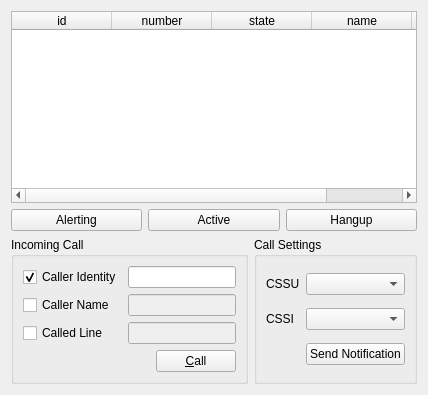
     <widget class="QWidget" name="tab_9">
      <attribute name="title">
       <string>Call</string>
      </attribute>
      <layout class="QVBoxLayout" name="verticalLayout_3">
       <item>
        <widget class="QTableWidget" name="twCallMgt">
         <property name="columnCount">
          <number>5</number>
         </property>
         <attribute name="horizontalHeaderMinimumSectionSize">
          <number>50</number>
         </attribute>
         <attribute name="horizontalHeaderShowSortIndicator" stdset="0">
          <bool>true</bool>
         </attribute>
         <attribute name="verticalHeaderDefaultSectionSize">
          <number>50</number>
         </attribute>
         <column>
          <property name="text">
           <string>id</string>
          </property>
         </column>
         <column>
          <property name="text">
           <string>number</string>
          </property>
         </column>
         <column>
          <property name="text">
           <string>state</string>
          </property>
         </column>
         <column>
          <property name="text">
           <string>name</string>
          </property>
         </column>
         <column>
          <property name="text">
           <string>type</string>
          </property>
         </column>
        </widget>
       </item>
       <item>
        <layout class="QHBoxLayout" name="horizontalLayout_4">
         <item>
          <widget class="QPushButton" name="pbAlerting">
           <property name="text">
            <string>Alerting</string>
           </property>
          </widget>
         </item>
         <item>
          <widget class="QPushButton" name="pbActive">
           <property name="text">
            <string>Active</string>
           </property>
          </widget>
         </item>
         <item>
          <widget class="QPushButton" name="pbHangup">
           <property name="text">
            <string>Hangup</string>
           </property>
          </widget>
         </item>
        </layout>
       </item>
       <item>
        <layout class="QHBoxLayout" name="horizontalLayout_3">
         <item>
          <widget class="QGroupBox" name="gbIncomingCall">
           <property name="title">
            <string>Incoming Call</string>
           </property>
           <layout class="QGridLayout">
            <item row="0" column="0">
             <widget class="QCheckBox" name="cbCaller">
              <property name="text">
               <string>Caller Identity</string>
              </property>
              <property name="checked">
               <bool>true</bool>
              </property>
             </widget>
            </item>
            <item row="0" column="1">
             <widget class="QLineEdit" name="leCaller"/>
            </item>
            <item row="1" column="0">
             <widget class="QCheckBox" name="cbCallerName">
              <property name="text">
               <string>Caller Name</string>
              </property>
             </widget>
            </item>
            <item row="1" column="1">
             <widget class="QLineEdit" name="leCallerName">
              <property name="enabled">
               <bool>false</bool>
              </property>
             </widget>
            </item>
            <item row="2" column="0">
             <widget class="QCheckBox" name="cbCalledLine">
              <property name="text">
               <string>Called Line</string>
              </property>
             </widget>
            </item>
            <item row="2" column="1">
             <widget class="QLineEdit" name="leCalledLine">
              <property name="enabled">
               <bool>false</bool>
              </property>
             </widget>
            </item>
            <item row="3" column="0" colspan="2">
             <layout class="QHBoxLayout">
              <property name="spacing">
               <number>6</number>
              </property>
              <property name="leftMargin">
               <number>0</number>
              </property>
              <property name="topMargin">
               <number>0</number>
              </property>
              <property name="rightMargin">
               <number>0</number>
              </property>
              <property name="bottomMargin">
               <number>0</number>
              </property>
              <item>
               <spacer>
                <property name="orientation">
                 <enum>Qt::Horizontal</enum>
                </property>
                <property name="sizeHint" stdset="0">
                 <size>
                  <width>111</width>
                  <height>20</height>
                 </size>
                </property>
               </spacer>
              </item>
              <item>
               <widget class="QPushButton" name="pbIncomingCall">
                <property name="text">
                 <string>&amp;Call</string>
                </property>
               </widget>
              </item>
             </layout>
            </item>
           </layout>
          </widget>
         </item>
         <item>
          <widget class="QGroupBox" name="gbCallSettings">
           <property name="title">
            <string>Call Settings</string>
           </property>
           <layout class="QGridLayout">
            <item row="0" column="1">
             <widget class="QComboBox" name="cbCSSU"/>
            </item>
            <item row="1" column="1">
             <widget class="QComboBox" name="cbCSSI"/>
            </item>
            <item row="0" column="0">
             <widget class="QLabel" name="lbCSSU">
              <property name="text">
               <string>CSSU</string>
              </property>
             </widget>
            </item>
            <item row="1" column="0">
             <widget class="QLabel" name="lbCSSI">
              <property name="text">
               <string>CSSI</string>
              </property>
             </widget>
            </item>
            <item row="2" column="1">
             <widget class="QPushButton" name="pbSendNotif">
              <property name="text">
               <string>Send Notification</string>
              </property>
             </widget>
            </item>
           </layout>
          </widget>
         </item>
        </layout>
       </item>
      </layout>
     </widget>
